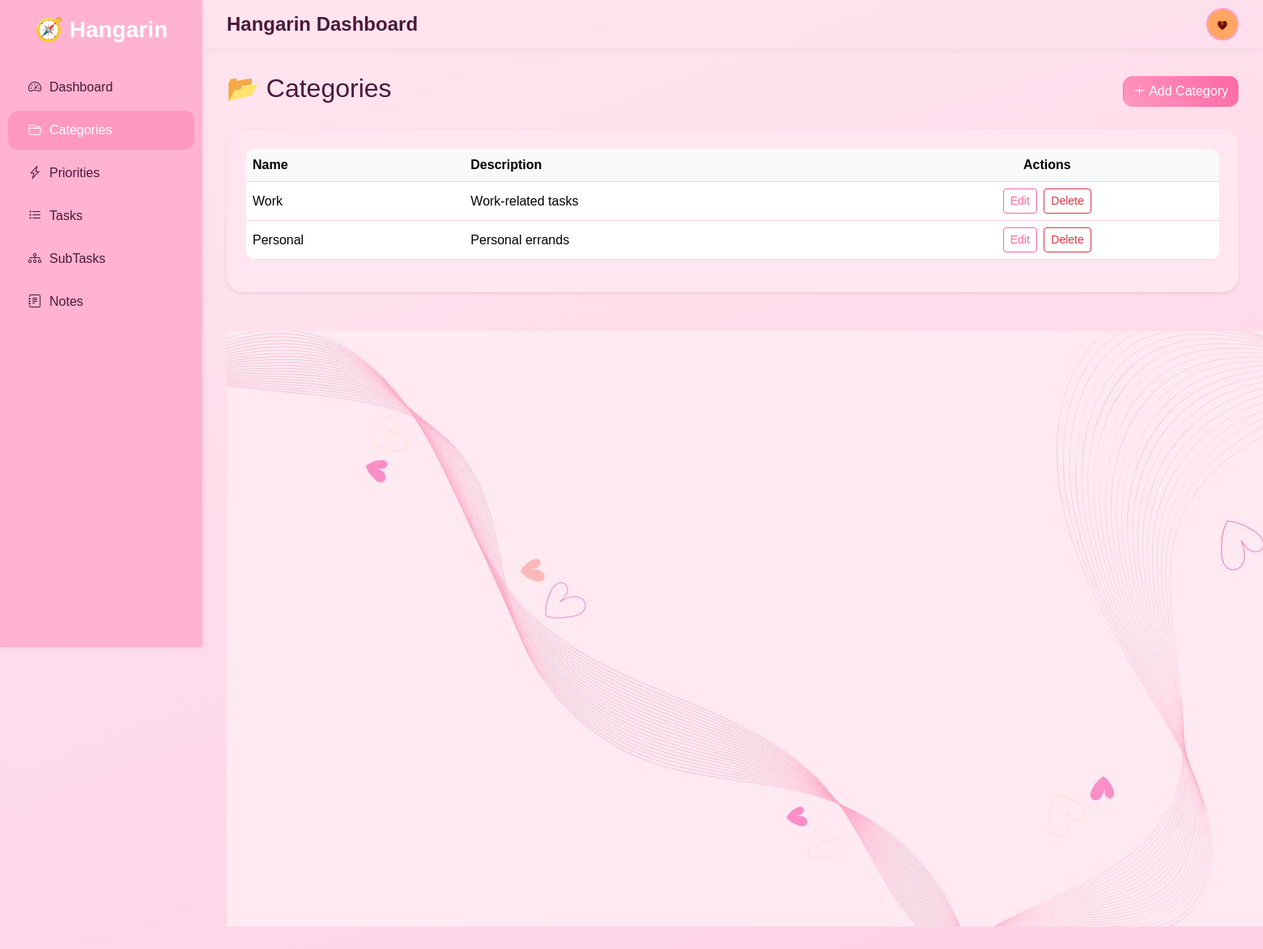
/app/categories/ (signed in), run on an earlier commit of the app's database.
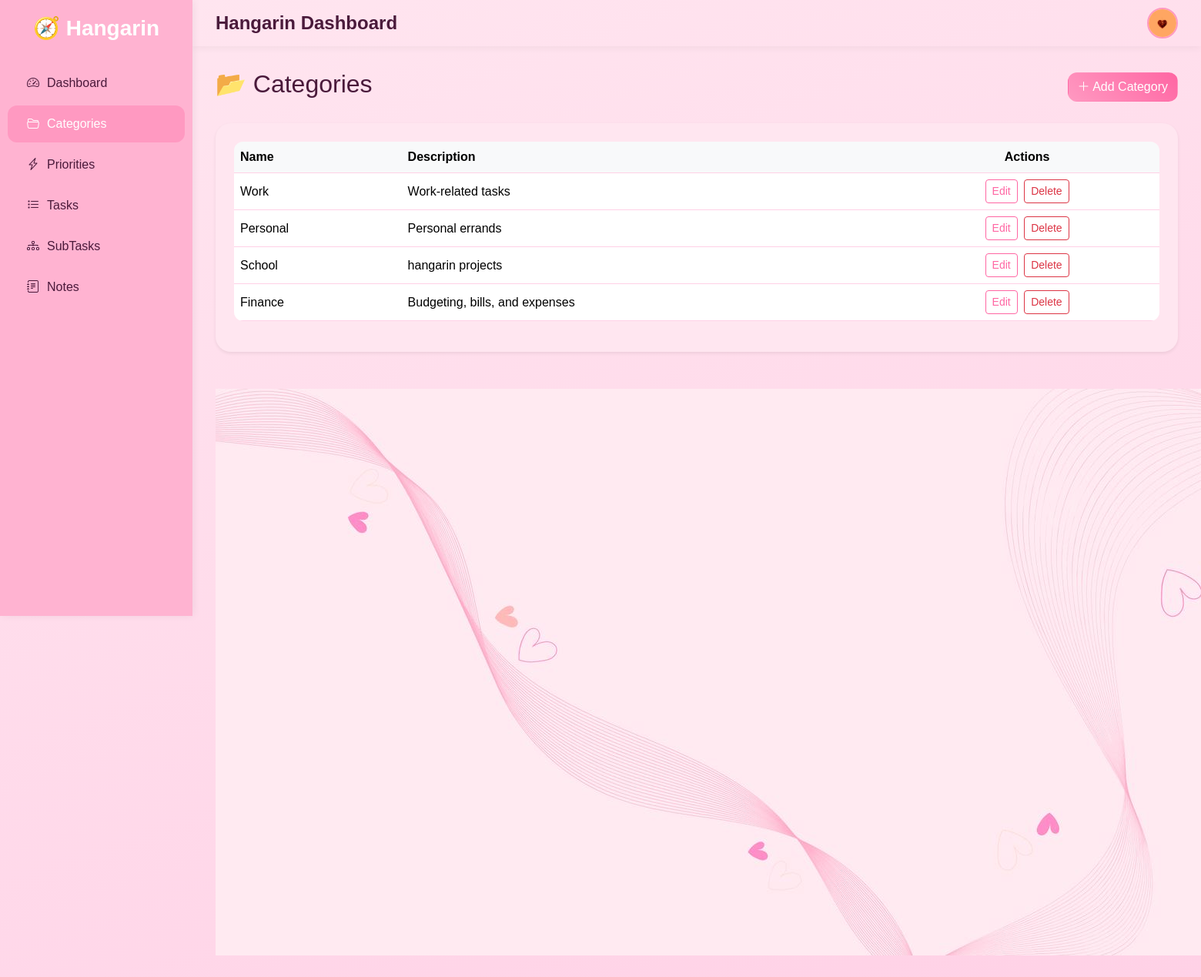
And on a later commit of the database.
### hangarinapp/models.py (models this page shows, shortened)
class BaseModel(models.Model):
    created_at = models.DateTimeField(auto_now_add=True, db_index=True)
    updated_at = models.DateTimeField(auto_now=True)
    class Meta:
        abstract = True

class Category(BaseModel):
    name = models.CharField(max_length=150)
    description = models.TextField(blank=True, null=True)

### hangarinapp/views.py (the view)
# urls.py: path('categories/', views.CategoryListView.as_view(), name='category-list'),
class CategoryListView(LoginRequiredMixin, ListView):
    login_url = 'account_login'
    model = Category
    template_name = 'category_list.html'
    context_object_name = 'categories'

### hangarinapp/templates/category_list.html (shortened to what this page needs)
{% extends 'base.html' %}
{% load static %}
{% block content %}
<div class="page-header d-flex justify-content-between align-items-center mb-4">
    <h2>📂 Categories</h2>
    <a href="{% url 'category-create' %}" class="btn btn-pink">
        <i class="bi bi-plus-lg"></i> Add Category
    </a>
</div>
<div class="card shadow-sm border-0 p-4">
    <table class="table table-hover align-middle">
        <thead class="table-light">
            <tr>
                <th>Name</th>
                <th>Description</th>
                <th class="text-center">Actions</th>
            </tr>
        </thead>
        <tbody>
            {% for category in categories %}
            <tr>
                <td>{{ category.name }}</td>
                <td>{{ category.description|default:"-" }}</td>
                <td class="text-center">
                    <a href="{% url 'category-update' category.id %}" class="btn btn-sm btn-outline-pink me-1">Edit</a>
                    <a href="{% url 'category-delete' category.id %}" class="btn btn-sm btn-outline-danger">Delete</a>
                </td>
            </tr>
            {% empty %}
            <tr>
                <td colspan="3" class="text-center text-muted">No categories found.</td>
            </tr>
            {% endfor %}
        </tbody>
    </table>
</div>
<div class="footer-decor mt-5 text-center">
    <img src="{% static 'images/pinky.jpg' %}" alt="Decorative Image" style="max-width: 1500px;">
</div>
{% endblock %}

### hangarinapp/templates/base.html (shortened to what this page needs)
{% load static %}
{% load pwa %}
<!DOCTYPE html>
<html lang="en">
<head>
  <link href="https://cdn.jsdelivr.net/npm/bootstrap@5.3.3/dist/css/bootstrap.min.css" rel="stylesheet">
  <link rel="stylesheet" href="https://cdn.jsdelivr.net/npm/bootstrap-icons@1.11.3/font/bootstrap-icons.css">
</head>
<body>
{% if user.is_authenticated %}
  <div class="sidebar">
    <h3>🧭 Hangarin</h3>
    <a href="{% url 'home' %}" class="{% if request.resolver_match.url_name == 'home' %}active{% endif %}"><i class="bi bi-speedometer2"></i> Dashboard</a>
    <a href="{% url 'category-list' %}" class="{% if request.resolver_match.url_name == 'category-list' %}active{% endif %}"><i class="bi bi-folder2-open"></i> Categories</a>
    <a href="{% url 'priority-list' %}" class="{% if request.resolver_match.url_name == 'priority-list' %}active{% endif %}"><i class="bi bi-lightning-charge"></i> Priorities</a>
    <a href="{% url 'task-list' %}" class="{% if request.resolver_match.url_name == 'task-list' %}active{% endif %}"><i class="bi bi-list-task"></i> Tasks</a>
    <a href="{% url 'subtask-list' %}" class="{% if request.resolver_match.url_name == 'subtask-list' %}active{% endif %}"><i class="bi bi-diagram-3"></i> SubTasks</a>
    <a href="{% url 'note-list' %}" class="{% if request.resolver_match.url_name == 'note-list' %}active{% endif %}"><i class="bi bi-journal-text"></i> Notes</a>
  </div>
  <div class="topbar">
    <div class="brand">Hangarin Dashboard</div>
    <div class="profile dropdown">
      <img src="{% static 'images/logo.jpg' %}" class="dropdown-toggle" data-bs-toggle="dropdown" alt="Profile">
    </div>
  </div>
{% endif %}
  <div class="main-content">
    {% block content %}{% endblock %}
  </div>
</body>
</html>

### hangarinapp/templates/base.html (style rules this page uses)
body { font-family: 'Poppins', sans-serif; margin: 0; background: linear-gradient(160deg, #ffe6f0, #ffd1e6); color: #4a1a3b; }
.sidebar { position: fixed; top: 0; left: 0; height: 100vh; width: 250px; background: #ffb3d1; padding-top: 20px; box-shadow: 2px 0 10px rgba(0,0,0,0.05); }
.sidebar h3 { text-align: center; margin-bottom: 30px; color: #fff; font-weight: 700; }
.sidebar a { display: flex; align-items: center; padding: 12px 25px; margin: 5px 10px; border-radius: 12px; color: #4a1a3b; text-decoration: none; transition: 0.3s; }
.sidebar a:hover, .sidebar a.active { background: #ff99c1; color: #fff; }
.sidebar i { margin-right: 10px; }
.topbar { margin-left: 250px; height: 60px; background: transparent; display: flex; justify-content: space-between; align-items: center; padding: 0 30px; box-shadow: 0 2px 10px rgba(0,0,0,0.05); }
.topbar .brand { font-weight: 700; font-size: 1.5rem; color: #4a1a3b; }
.topbar .profile { display: flex; align-items: center; gap: 10px; }
.topbar .profile img { width: 40px; height: 40px; border-radius: 50%; object-fit: cover; border: 2px solid #ff99c1; }
.main-content { margin-left: 250px; padding: 30px; }
.card { background: #ffe6f0; border-radius: 20px; padding: 20px; margin-bottom: 20px; box-shadow: 0 4px 15px rgba(0,0,0,0.1); color: #4a1a3b; }
.btn-pink { background: linear-gradient(45deg, #ff99c1, #ff66a3); color: #fff; border-radius: 12px; transition: 0.3s; }
.btn-outline-pink { border: 1px solid #ff66a3; color: #ff66a3; background: transparent; }
table { width: 100%; border-collapse: collapse; background: #fff0f5; border-radius: 12px; overflow: hidden; }
table th, table td { padding: 12px; text-align: left; border-bottom: 1px solid #ffd1e6; }

What changed in the data, as far as the page shows it:
added Category: name "School", description "hangarin projects"
added Category: name "Finance", description "Budgeting, bills, and expenses"
